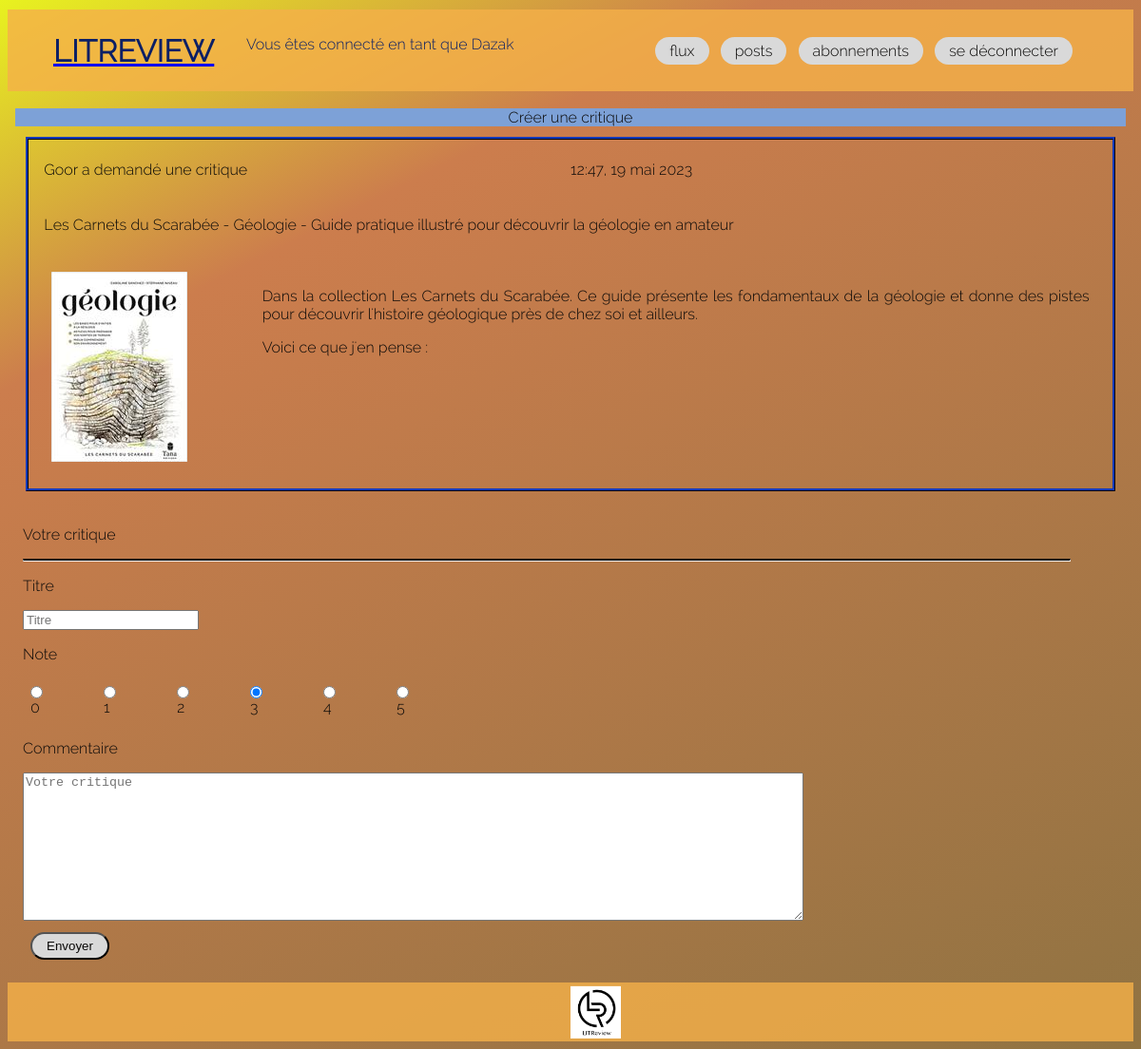
The page /add_review/19 (signed in) on the database its author committed.
### review/models.py (models this page shows, shortened)
class Ticket(models.Model):
    title = models.CharField(max_length=128)
    description = models.TextField(max_length=2048, blank=True)
    user = models.ForeignKey(to=settings.AUTH_USER_MODEL,
                             on_delete=models.CASCADE)
    image = models.ImageField(null=True, blank=True,
                              upload_to='img')
    time_created = models.DateTimeField(auto_now_add=True)
    IMAGE_MAX_SIZE = (200, 200)

### review/views.py (the view, shortened to what this page needs)
# urls.py: path('add_review/<int:id_ticket>', views.ReviewOnTicketView.as_view(),
class ReviewOnTicketView(LoginRequiredMixin, View):
    review_form_class = ReviewForm
    template_name = 'review/review/add_review.html'
    def get(self, request, id_ticket):
        ticket = Ticket.objects.get(pk=id_ticket)
        form = self.review_form_class()
        context = {'review_form': form,
                   'ticket': ticket,
                   'no_add_review': True}
        return render(request,
                      'review/review/add_review_on_ticket.html',
                      context=context)

### review/forms.py
class ReviewForm(ModelForm):
    headline = forms.CharField(
        widget=forms.widgets.TextInput(
            attrs={'placeholder': "Titre"}))
    body = forms.CharField(
        widget=forms.widgets.Textarea(
            attrs={
                'placeholder': "Votre critique",
                "cols": "100"}))
    rating = forms.ChoiceField(
        required=True,
        widget=forms.RadioSelect(attrs={'class': 'rate'}),
        initial=3,
        choices=[
            (0, "0"),
            (1, "1"),
            (2, "2"),
            (3, "3"),
            (4, "4"),
            (5, "5")
        ]
        )
    class Meta:
        model = Review
        fields = ['headline', 'rating', 'body']

### review/templatetags/review_tags.py (called while the page is built)
@register.filter
def has_review(value):
    reviews = Review.objects.filter(Q(ticket=value) & ~Q(user=value.user))
    return reviews

### templates/review/review/add_review_on_ticket.html (shortened to what this page needs)
{% extends 'base.html' %}
{% block content %}
    <div class = 'div_title'>Créer une critique</div>
    <form method="POST", enctype="multipart/form-data">
        <div>
            {% include 'review/ticket/ticket_info.html' with instance=ticket %}
        </div>
        {% include 'review/review/review_form.html' %}
    </form>
{% endblock %}

### templates/base/header.html (shortened to what this page needs)
{% load static %}
<!DOCTYPE html>
<html>
    <head>
    <link href="{% static "css/review.css" %}" rel="stylesheet">
    </head>
    <body>
        <header id="header">
            <a href="{% url 'review:feed' %}"><h1>LITREVIEW</h1></a>
            {% if user.is_authenticated %}
                <div class="user_connected">
                <p>Vous êtes connecté en tant que {{request.user}}</p>
                </div>
                <nav class="header__menu">
                    {% include 'navbar/navbar.html' %}
                </nav>
            {% endif %}
        </header>

### templates/review/ticket/ticket_info.html (shortened to what this page needs)
{% load review_tags %}
{% load static %}
   <div class="cadre_info">
      <div class="ticket_info__1">
         {% if instance.user == request.user %}
            <p>Vous avez demandé une critique</p>
         {% else %}
            <p>{{instance.user|title}} a demandé une critique</p>
         {% endif %}
         <p class="ticket_info__date">
            {{ instance.time_created | time}}, {{ instance.time_created | date}}
         </p>
      </div>
      <div>
         <p>{{ instance.title }}</p>
      </div>
      <div class="ticket_info__2">
         <div>
            {% if instance.image %}
               <img src="{{instance.image.url }}">
            {% else %}
               <img src="{% static 'assets/default_image.png'%}">
            {% endif %}
         </div>
         <div class="ticket_info__2__text">
            {{ instance.description|linebreaks }}
            <div>
            </div>
         </div>
      </div>
   </div>

### static/css/review.css (style rules this page uses)
html { background: linear-gradient(333deg, rgb(144, 115, 66) 0%, rgb(204, 125, 77) 76%, rgb(232, 242, 31) 100%); font-family: "Raleway-Light"; color: rgb(10, 9, 8); min-height: 100vh; scroll-behavior: smooth; overflow-x: hidden; }
h1 { font-size: 2rem; color: rgb(11, 31, 101); }
div { padding: 0.5rem; }
.div_title { background-color: rgb(125, 161, 215); padding: 0rem; text-align: center; }
form { display: flex; flex-direction: column; padding: 1rem; }
header { background-color: rgba(246, 177, 73, 0.8); padding: 0.2rem 3rem; display: grid; grid-template-columns: repeat(1fr 2fr 4fr); margin: 10px auto; }
header .user_connected { grid-column: 2; color: rgb(11, 31, 101); }
header .header__menu { padding-top: 0em; padding-right: 0em; grid-column: 4; margin: auto 1em; align-content: center; text-align: right; }
form { margin: 0; display: flex; flex-direction: column; justify-content: center; padding: 0; }
.rate { padding: 0; margin: 0; display: flex; flex-direction: row; margin-right: 3rem; }
.cadre_info { border: 1mm rgb(11, 31, 101) ridge; margin: 0.2rem; }
.cadre_info .ticket_info__1 { display: grid; grid-template-columns: repeat(2, 1fr); line-height: 0; }
.cadre_info .ticket_info__2 { display: grid; grid-template-columns: 1fr 4fr; }
.cadre_info .ticket_info__2 .ticket_info__2__text { text-align: justify; }

### rows shown on the page
Ticket: user "Goor", time_created "12:47", time_created "19 mai 2023", title "Les Carnets du Scarabée - Géologie - Guide pratique illustré pour découvrir la géologie en amateur", image (picture), description "Dans la collection Les Carnets du Scarabée. Ce guide présente les fondamentaux de la géologie et donne des pistes pour découvrir l'histoire géologique près de chez soi et ailleurs. Voici ce que j'en pense :"

### other values the page prints
{{ request.user }} "Dazak"
